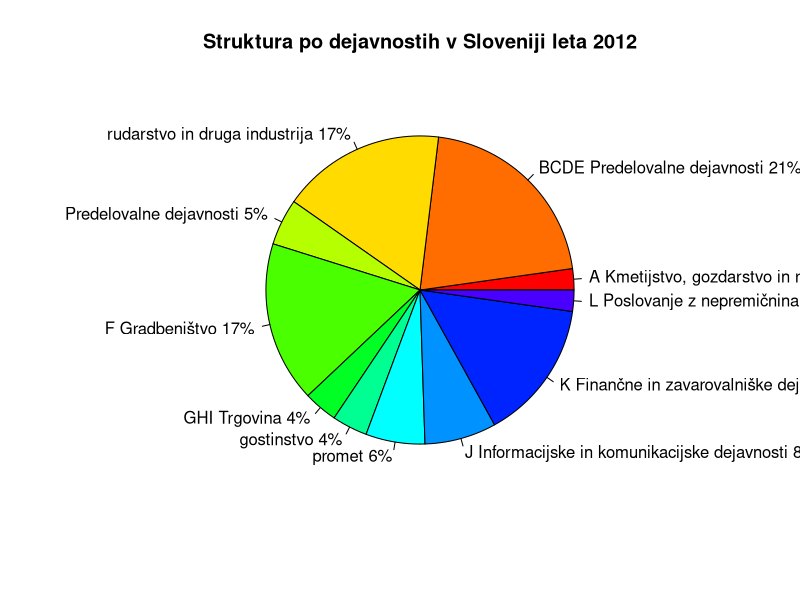

Here is the R script that generated this plot:
# 2. faza: Uvoz podatkov

# # Funkcija, ki uvozi podatke iz datoteke druzine.csv
# uvoziDruzine <- function() {
#   return(read.table("podatki/druzine.csv", sep = ";", as.is = TRUE,
#                       row.names = 1,
#                       col.names = c("obcina", "en", "dva", "tri", "stiri"),
#                       fileEncoding = "Windows-1250"))
# }
# 
# # Zapišimo podatke v razpredelnico druzine.
# cat("Uvažam podatke o družinah...\n")
# druzine <- uvoziDruzine()
# 
# # Če bi imeli več funkcij za uvoz in nekaterih npr. še ne bi
# # potrebovali v 3. fazi, bi bilo smiselno funkcije dati v svojo
# # datoteko, tukaj pa bi klicali tiste, ki jih potrebujemo v
# # 2. fazi. Seveda bi morali ustrezno datoteko uvoziti v prihodnjih
# # fazah.

#Funkcija, ki uvozi podatke iz datoteke druzine.csv
uvoziSLO <- function() {
  return(read.table("podatki/BRUTOSLO.csv", sep = ";", as.is = TRUE,
                  
                   
                    col.names = c("Leto", "", "Dejavnosti", "SLOVENIJA", "Zahodna Slovenija", "Obalno-kraška", "Goriška", "Gorenjska", "Osrednjeslovenska",	"Vzhodna Slovenija", "Notranjsko-kraška", "Jugovzhodna Slovenija", "Spodnjeposavska", "Zasavska",	"Savinjska", "Koroška", "Podravska",	"Pomurska"
),                  
                   
                   
                    fileEncoding = "Windows-1250"))
}

#Zapišimo podatke v razpredelnico druzine.
cat("Uvažam podatke o BRUTOSLO...\n")
BRUTOSLO <- uvoziSLO()


slices <- c(2.7, 25.2, 20.8, 5.9, 20.4, 4.3, 4.5, 7.5, 9.1, 17.8, 2.7)
lbls <- c("A Kmetijstvo, gozdarstvo in ribištvo",
          "BCDE Predelovalne dejavnosti", "rudarstvo in druga industrija", "Predelovalne dejavnosti",
          "F Gradbeništvo", "GHI Trgovina", "gostinstvo", "promet", "J Informacijske in komunikacijske dejavnosti",
          "K Finančne in zavarovalniške dejavnosti", "L Poslovanje z nepremičninami",
          "MN Strokovne, znanstvene, tehnične in druge posl. dejavnosti",
          "OPQ Uprava in obramba, obv. soc. varnost, izob., zdravstvo",
          "RSTU Druge dejavnosti")
pct <- round(slices/sum(slices)*100)
lbls <- paste(lbls, pct) # add percents to labels 
lbls <- paste(lbls,"%",sep="") # ad % to labels 
pie(slices,labels = lbls, col=rainbow(length(lbls)),
    main="Struktura po dejavnostih v Sloveniji leta 2012")


